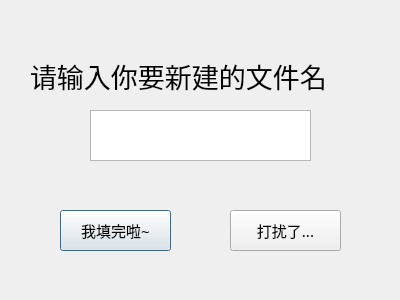
<?xml version="1.0" encoding="UTF-8"?>
<ui version="4.0">
 <class>Dialog</class>
 <widget class="QDialog" name="Dialog">
  <property name="geometry">
   <rect>
    <x>0</x>
    <y>0</y>
    <width>400</width>
    <height>300</height>
   </rect>
  </property>
  <property name="windowTitle">
   <string>Dialog</string>
  </property>
  <widget class="QLabel" name="label">
   <property name="geometry">
    <rect>
     <x>30</x>
     <y>50</y>
     <width>361</width>
     <height>51</height>
    </rect>
   </property>
   <property name="font">
    <font>
     <family>字体管家棉花糖</family>
     <pointsize>20</pointsize>
    </font>
   </property>
   <property name="text">
    <string>请输入你要新建的文件名</string>
   </property>
  </widget>
  <widget class="QPlainTextEdit" name="plainTextEdit">
   <property name="geometry">
    <rect>
     <x>90</x>
     <y>110</y>
     <width>221</width>
     <height>51</height>
    </rect>
   </property>
  </widget>
  <widget class="QPushButton" name="pushButton">
   <property name="geometry">
    <rect>
     <x>60</x>
     <y>210</y>
     <width>111</width>
     <height>41</height>
    </rect>
   </property>
   <property name="font">
    <font>
     <family>方圆卡通POP字</family>
     <pointsize>11</pointsize>
    </font>
   </property>
   <property name="text">
    <string>我填完啦~</string>
   </property>
  </widget>
  <widget class="QPushButton" name="pushButton_2">
   <property name="geometry">
    <rect>
     <x>230</x>
     <y>210</y>
     <width>111</width>
     <height>41</height>
    </rect>
   </property>
   <property name="font">
    <font>
     <family>方圆卡通POP字</family>
     <pointsize>11</pointsize>
    </font>
   </property>
   <property name="text">
    <string>打扰了...</string>
   </property>
  </widget>
 </widget>
 <resources/>
 <connections/>
</ui>
